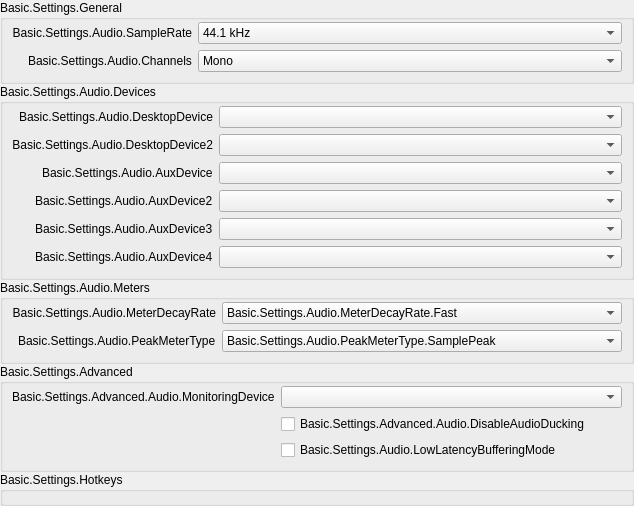
             <widget class="QWidget" name="scrollAreaWidgetContents_50">
              <property name="geometry">
               <rect>
                <x>0</x>
                <y>0</y>
                <width>634</width>
                <height>467</height>
               </rect>
              </property>
              <layout class="QVBoxLayout" name="verticalLayout_50">
               <property name="leftMargin">
                <number>0</number>
               </property>
               <property name="topMargin">
                <number>0</number>
               </property>
               <property name="rightMargin">
                <number>0</number>
               </property>
               <property name="bottomMargin">
                <number>0</number>
               </property>
               <item>
                <widget class="QFrame" name="widget_50">
                 <layout class="QVBoxLayout" name="verticalLayout_51">
                  <property name="spacing">
                   <number>0</number>
                  </property>
                  <property name="leftMargin">
                   <number>0</number>
                  </property>
                  <property name="topMargin">
                   <number>0</number>
                  </property>
                  <property name="rightMargin">
                   <number>0</number>
                  </property>
                  <property name="bottomMargin">
                   <number>0</number>
                  </property>
                  <item>
                   <widget class="QGroupBox" name="audioGeneralGroupBox">
                    <property name="title">
                     <string>Basic.Settings.General</string>
                    </property>
                    <layout class="QFormLayout" name="formLayout_52">
                     <property name="fieldGrowthPolicy">
                      <enum>QFormLayout::AllNonFixedFieldsGrow</enum>
                     </property>
                     <property name="labelAlignment">
                      <set>Qt::AlignRight|Qt::AlignTrailing|Qt::AlignVCenter</set>
                     </property>
                     <property name="topMargin">
                      <number>2</number>
                     </property>
                     <item row="0" column="0">
                      <widget class="QLabel" name="label_14">
                       <property name="minimumSize">
                        <size>
                         <width>170</width>
                         <height>0</height>
                        </size>
                       </property>
                       <property name="text">
                        <string>Basic.Settings.Audio.SampleRate</string>
                       </property>
                       <property name="alignment">
                        <set>Qt::AlignRight|Qt::AlignTrailing|Qt::AlignVCenter</set>
                       </property>
                       <property name="buddy">
                        <cstring>sampleRate</cstring>
                       </property>
                       <property name="useFor" stdset="0">
                        <string notr="true">FormLabelRole</string>
                       </property>
                      </widget>
                     </item>
                     <item row="0" column="1">
                      <widget class="PLSComboBox" name="sampleRate">
                       <property name="currentText">
                        <string notr="true">44.1 kHz</string>
                       </property>
                       <property name="currentIndex">
                        <number>0</number>
                       </property>
                       <item>
                        <property name="text">
                         <string>44.1 kHz</string>
                        </property>
                       </item>
                       <item>
                        <property name="text">
                         <string>48 kHz</string>
                        </property>
                       </item>
                      </widget>
                     </item>
                     <item row="1" column="0">
                      <widget class="QLabel" name="label_15">
                       <property name="text">
                        <string>Basic.Settings.Audio.Channels</string>
                       </property>
                       <property name="buddy">
                        <cstring>channelSetup</cstring>
                       </property>
                       <property name="useFor" stdset="0">
                        <string notr="true">FormLabelRole</string>
                       </property>
                      </widget>
                     </item>
                     <item row="1" column="1">
                      <widget class="PLSComboBox" name="channelSetup">
                       <property name="currentText">
                        <string>Mono</string>
                       </property>
                       <property name="currentIndex">
                        <number>0</number>
                       </property>
                       <item>
                        <property name="text">
                         <string>Mono</string>
                        </property>
                       </item>
                       <item>
                        <property name="text">
                         <string>Stereo</string>
                        </property>
                       </item>
                       <item>
                        <property name="text">
                         <string>2.1</string>
                        </property>
                       </item>
                       <item>
                        <property name="text">
                         <string>4.0</string>
                        </property>
                       </item>
                       <item>
                        <property name="text">
                         <string>4.1</string>
                        </property>
                       </item>
                       <item>
                        <property name="text">
                         <string>5.1</string>
                        </property>
                       </item>
                       <item>
                        <property name="text">
                         <string>7.1</string>
                        </property>
                       </item>
                      </widget>
                     </item>
                    </layout>
                   </widget>
                  </item>
                  <item>
                   <widget class="QGroupBox" name="audioDevicesGroupBox">
                    <property name="title">
                     <string>Basic.Settings.Audio.Devices</string>
                    </property>
                    <layout class="QFormLayout" name="formLayout_53">
                     <property name="fieldGrowthPolicy">
                      <enum>QFormLayout::AllNonFixedFieldsGrow</enum>
                     </property>
                     <property name="labelAlignment">
                      <set>Qt::AlignRight|Qt::AlignTrailing|Qt::AlignVCenter</set>
                     </property>
                     <property name="topMargin">
                      <number>2</number>
                     </property>
                     <item row="0" column="0">
                      <widget class="QLabel" name="label_2">
                       <property name="minimumSize">
                        <size>
                         <width>170</width>
                         <height>0</height>
                        </size>
                       </property>
                       <property name="text">
                        <string>Basic.Settings.Audio.DesktopDevice</string>
                       </property>
                       <property name="alignment">
                        <set>Qt::AlignRight|Qt::AlignTrailing|Qt::AlignVCenter</set>
                       </property>
                       <property name="buddy">
                        <cstring>desktopAudioDevice1</cstring>
                       </property>
                       <property name="useFor" stdset="0">
                        <string notr="true">FormLabelRole</string>
                       </property>
                      </widget>
                     </item>
                     <item row="0" column="1">
                      <widget class="PLSComboBox" name="desktopAudioDevice1">
                       <property name="enabled">
                        <bool>true</bool>
                       </property>
                      </widget>
                     </item>
                     <item row="1" column="0">
                      <widget class="QLabel" name="label_3">
                       <property name="text">
                        <string>Basic.Settings.Audio.DesktopDevice2</string>
                       </property>
                       <property name="alignment">
                        <set>Qt::AlignRight|Qt::AlignTrailing|Qt::AlignVCenter</set>
                       </property>
                       <property name="buddy">
                        <cstring>desktopAudioDevice2</cstring>
                       </property>
                       <property name="useFor" stdset="0">
                        <string notr="true">FormLabelRole</string>
                       </property>
                      </widget>
                     </item>
                     <item row="1" column="1">
                      <widget class="PLSComboBox" name="desktopAudioDevice2">
                       <property name="enabled">
                        <bool>true</bool>
                       </property>
                      </widget>
                     </item>
                     <item row="2" column="0">
                      <widget class="QLabel" name="label_4">
                       <property name="text">
                        <string>Basic.Settings.Audio.AuxDevice</string>
                       </property>
                       <property name="buddy">
                        <cstring>auxAudioDevice1</cstring>
                       </property>
                       <property name="useFor" stdset="0">
                        <string notr="true">FormLabelRole</string>
                       </property>
                      </widget>
                     </item>
                     <item row="2" column="1">
                      <widget class="PLSComboBox" name="auxAudioDevice1">
                       <property name="enabled">
                        <bool>true</bool>
                       </property>
                      </widget>
                     </item>
                     <item row="3" column="0">
                      <widget class="QLabel" name="label_5">
                       <property name="text">
                        <string>Basic.Settings.Audio.AuxDevice2</string>
                       </property>
                       <property name="buddy">
                        <cstring>auxAudioDevice2</cstring>
                       </property>
                       <property name="useFor" stdset="0">
                        <string notr="true">FormLabelRole</string>
                       </property>
                      </widget>
                     </item>
                     <item row="3" column="1">
                      <widget class="PLSComboBox" name="auxAudioDevice2">
                       <property name="enabled">
                        <bool>true</bool>
                       </property>
                      </widget>
                     </item>
                     <item row="4" column="0">
                      <widget class="QLabel" name="label_6">
                       <property name="text">
                        <string>Basic.Settings.Audio.AuxDevice3</string>
                       </property>
                       <property name="buddy">
                        <cstring>auxAudioDevice3</cstring>
                       </property>
                       <property name="useFor" stdset="0">
                        <string notr="true">FormLabelRole</string>
                       </property>
                      </widget>
                     </item>
                     <item row="4" column="1">
                      <widget class="PLSComboBox" name="auxAudioDevice3">
                       <property name="enabled">
                        <bool>true</bool>
                       </property>
                      </widget>
                     </item>
                     <item row="5" column="1">
                      <widget class="PLSComboBox" name="auxAudioDevice4">
                       <property name="enabled">
                        <bool>true</bool>
                       </property>
                      </widget>
                     </item>
                     <item row="5" column="0">
                      <widget class="QLabel" name="label_67">
                       <property name="text">
                        <string>Basic.Settings.Audio.AuxDevice4</string>
                       </property>
                       <property name="buddy">
                        <cstring>auxAudioDevice4</cstring>
                       </property>
                       <property name="useFor" stdset="0">
                        <string notr="true">FormLabelRole</string>
                       </property>
                      </widget>
                     </item>
                    </layout>
                   </widget>
                  </item>
                  <item>
                   <widget class="QGroupBox" name="audioMetersGroupBox">
                    <property name="title">
                     <string>Basic.Settings.Audio.Meters</string>
                    </property>
                    <layout class="QFormLayout" name="formLayout_54">
                     <property name="fieldGrowthPolicy">
                      <enum>QFormLayout::AllNonFixedFieldsGrow</enum>
                     </property>
                     <property name="labelAlignment">
                      <set>Qt::AlignRight|Qt::AlignTrailing|Qt::AlignVCenter</set>
                     </property>
                     <property name="topMargin">
                      <number>2</number>
                     </property>
                     <item row="0" column="0">
                      <widget class="QLabel" name="label_65">
                       <property name="minimumSize">
                        <size>
                         <width>170</width>
                         <height>0</height>
                        </size>
                       </property>
                       <property name="text">
                        <string>Basic.Settings.Audio.MeterDecayRate</string>
                       </property>
                       <property name="alignment">
                        <set>Qt::AlignRight|Qt::AlignTrailing|Qt::AlignVCenter</set>
                       </property>
                       <property name="buddy">
                        <cstring>meterDecayRate</cstring>
                       </property>
                       <property name="useFor" stdset="0">
                        <string notr="true">FormLabelRole</string>
                       </property>
                      </widget>
                     </item>
                     <item row="0" column="1">
                      <widget class="PLSComboBox" name="meterDecayRate">
                       <property name="currentText">
                        <string>Basic.Settings.Audio.MeterDecayRate.Fast</string>
                       </property>
                       <property name="currentIndex">
                        <number>0</number>
                       </property>
                       <item>
                        <property name="text">
                         <string>Basic.Settings.Audio.MeterDecayRate.Fast</string>
                        </property>
                       </item>
                       <item>
                        <property name="text">
                         <string>Basic.Settings.Audio.MeterDecayRate.Medium</string>
                        </property>
                       </item>
                       <item>
                        <property name="text">
                         <string>Basic.Settings.Audio.MeterDecayRate.Slow</string>
                        </property>
                       </item>
                      </widget>
                     </item>
                     <item row="1" column="0">
                      <widget class="QLabel" name="label_66">
                       <property name="text">
                        <string>Basic.Settings.Audio.PeakMeterType</string>
                       </property>
                       <property name="buddy">
                        <cstring>peakMeterType</cstring>
                       </property>
                       <property name="useFor" stdset="0">
                        <string notr="true">FormLabelRole</string>
                       </property>
                      </widget>
                     </item>
                     <item row="1" column="1">
                      <widget class="PLSComboBox" name="peakMeterType">
                       <property name="currentIndex">
                        <number>0</number>
                       </property>
                       <item>
                        <property name="text">
                         <string>Basic.Settings.Audio.PeakMeterType.SamplePeak</string>
                        </property>
                       </item>
                       <item>
                        <property name="text">
                         <string>Basic.Settings.Audio.PeakMeterType.TruePeak</string>
                        </property>
                       </item>
                      </widget>
                     </item>
                    </layout>
                   </widget>
                  </item>
                  <item>
                   <widget class="QGroupBox" name="audioAdvGroupBox">
                    <property name="title">
                     <string>Basic.Settings.Advanced</string>
                    </property>
                    <layout class="QFormLayout" name="formLayout_56">
                     <property name="fieldGrowthPolicy">
                      <enum>QFormLayout::AllNonFixedFieldsGrow</enum>
                     </property>
                     <property name="labelAlignment">
                      <set>Qt::AlignRight|Qt::AlignTrailing|Qt::AlignVCenter</set>
                     </property>
                     <property name="topMargin">
                      <number>2</number>
                     </property>
                     <item row="0" column="0">
                      <widget class="QLabel" name="monitoringDeviceLabel">
                       <property name="text">
                        <string>Basic.Settings.Advanced.Audio.MonitoringDevice</string>
                       </property>
                       <property name="buddy">
                        <cstring>monitoringDevice</cstring>
                       </property>
                       <property name="useFor" stdset="0">
                        <string notr="true">FormLabelRole</string>
                       </property>
                      </widget>
                     </item>
                     <item row="0" column="1">
                      <widget class="PLSComboBox" name="monitoringDevice"/>
                     </item>
                     <item row="1" column="1">
                      <layout class="QVBoxLayout" name="verticalLayout_37">
                       <property name="spacing">
                        <number>0</number>
                       </property>
                       <property name="topMargin">
                        <number>0</number>
                       </property>
                       <item>
                        <widget class="PLSCheckBox" name="disableAudioDucking">
                         <property name="text">
                          <string>Basic.Settings.Advanced.Audio.DisableAudioDucking</string>
                         </property>
                        </widget>
                       </item>
                      </layout>
                     </item>
                     <item row="2" column="1">
                      <widget class="PLSCheckBox" name="lowLatencyBuffering">
                       <property name="text">
                        <string>Basic.Settings.Audio.LowLatencyBufferingMode</string>
                       </property>
                      </widget>
                     </item>
                    </layout>
                   </widget>
                  </item>
                  <item>
                   <widget class="QGroupBox" name="audioHotkeysGroupBox">
                    <property name="title">
                     <string>Basic.Settings.Hotkeys</string>
                    </property>
                    <layout class="QFormLayout" name="audioSourceLayout">
                     <property name="fieldGrowthPolicy">
                      <enum>QFormLayout::AllNonFixedFieldsGrow</enum>
                     </property>
                     <property name="labelAlignment">
                      <set>Qt::AlignRight|Qt::AlignTrailing|Qt::AlignVCenter</set>
                     </property>
                     <property name="topMargin">
                      <number>2</number>
                     </property>
                    </layout>
                   </widget>
                  </item>
                  <item>
                   <spacer name="verticalSpacer_4">
                    <property name="orientation">
                     <enum>Qt::Vertical</enum>
                    </property>
                    <property name="sizeHint" stdset="0">
                     <size>
                      <width>20</width>
                      <height>0</height>
                     </size>
                    </property>
                   </spacer>
                  </item>
                 </layout>
                </widget>
               </item>
              </layout>
             </widget>
